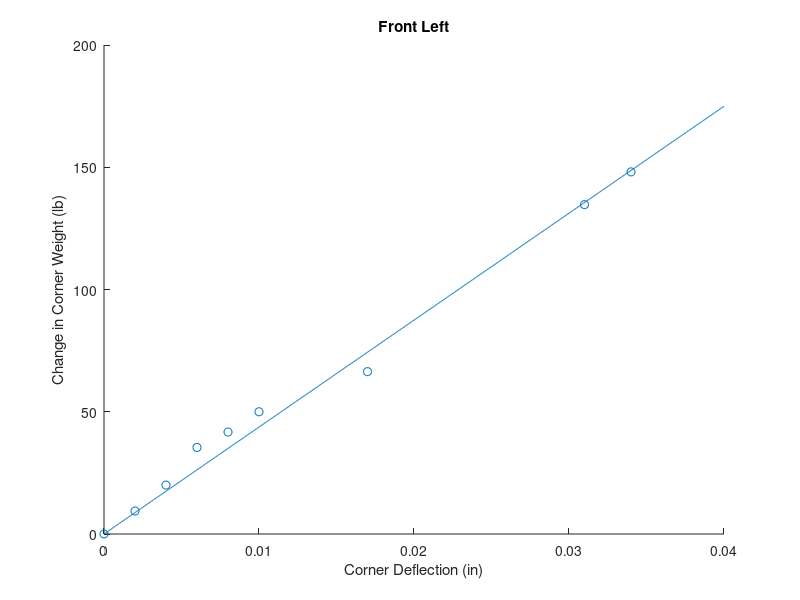

This figure's MATLAB source: (Note: this script raises an error after producing the figure.)
clear all;close all;clc

LF_Weight =	[48.3	57.7	68.3	83.7	90	98.3	114.7	183	196.4]-48.3;
RF_Weight =	[49.3	59.5	69	85.4	90.2	101.3	117.2	186	200.2]-49.3;
LR_Weight =	[53.3	62.9	72.5	71	76.2	83	82.1	105	135]-53.3;
RR_Weight =	[53.2	64.2	73.9	73.3	77	87.4	86.1	114	140.4]-53.2;

LFH = [0	0.002	0.004	0.006	0.008	0.01	0.017	0.031	0.034];
RFH = [0	0.002	0.004	0.007	0.008	0.01	0.011	0.029	0.033];
LRBH = [0	0.005	0.0075	0.0075	0.009	0.012	0.011	0.021	0.032];
RRBH = [0	0.004	0.007	0.007	0.0085	0.012	0.011	0.021	0.038];

x = linspace(0,0.040,1000);

figure
scatter(LFH,LF_Weight)
LF_stiffness = LFH'\LF_Weight';
hold on
plot(x,LF_stiffness*x)
xlabel('Corner Deflection (in)')
ylabel('Change in Corner Weight (lb)')
title('Front Left')
legend(['Stiffness = ' num2str(round(LF_stiffness,0)) ' (lb/in)'],'Location','Northwest')

figure
scatter(RFH,RF_Weight)
RF_stiffness = RFH'\RF_Weight';
hold on
plot(x,RF_stiffness*x)
xlabel('Corner Deflection (in)')
ylabel('Change in Corner Weight (lb)')
title('Front Right')
legend(['Stiffness = ' num2str(round(RF_stiffness,0)) ' (lb/in)'],'Location','Northwest')

figure
scatter(LRBH,LR_Weight)
LR_stiffness = LRBH'\LR_Weight';
hold on
plot(x,LR_stiffness*x)
xlabel('Corner Deflection (in)')
ylabel('Change in Corner Weight (lb)')
title('Rear Left')
legend(['Stiffness = ' num2str(round(LR_stiffness,0)) ' (lb/in)'],'Location','Northwest')

figure
scatter(RRBH,RR_Weight)
RR_stiffness = RRBH'\RR_Weight';
hold on
plot(x,RR_stiffness*x)
xlabel('Corner Deflection (in)')
ylabel('Change in Corner Weight (lb)')
title('Rear Right')
legend(['Stiffness = ' num2str(round(RR_stiffness,0)) ' (lb/in)'],'Location','Northwest')

%%


front_stiffness = round(mean([LF_stiffness RF_stiffness]),-1)
rear_stiffness = round(mean([LR_stiffness RR_stiffness]),-1)


  